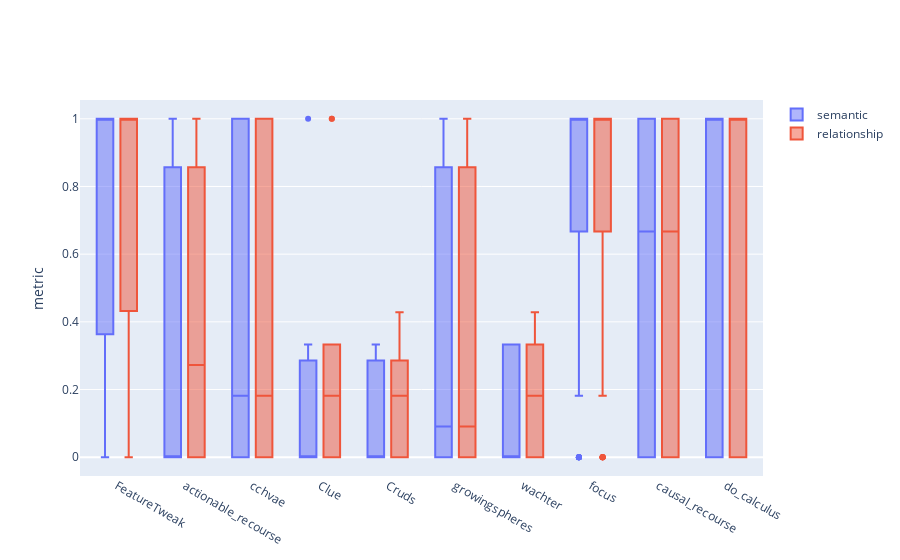

The code cell stored with this chart in its notebook:
### Code cell
import plotly.graph_objects as go
import numpy as np
np.random.seed(1)

fig = go.Figure()
fig.add_trace(go.Box(x=df["CF"], y=df["semantic"], name='semantic') )
fig.add_trace(go.Box(x=df["CF"], y=df["correct_relationships"],name='relationship'))

fig.update_layout(
    yaxis_title='metric',
    boxmode='group' # group together boxes of the different traces for each value of x
)

fig.show()

### Figure 1 — Plotly figure (JSON) as saved in the notebook; plotly's stock layout.template omitted (floating-point values rounded to 4 significant figures; data arrays with more than 128 entries replaced by an {"elided": "..."} marker saying what was removed)
{"data": [{"name": "semantic", "type": "box", "x": {"elided": "5794 str values"}, "y": {"elided": "5794 float values"}}, {"name": "relationship", "type": "box", "x": {"elided": "5794 str values"}, "y": {"elided": "5794 float values"}}], "layout": {"boxmode": "group", "yaxis": {"title": {"text": "metric"}}}}
